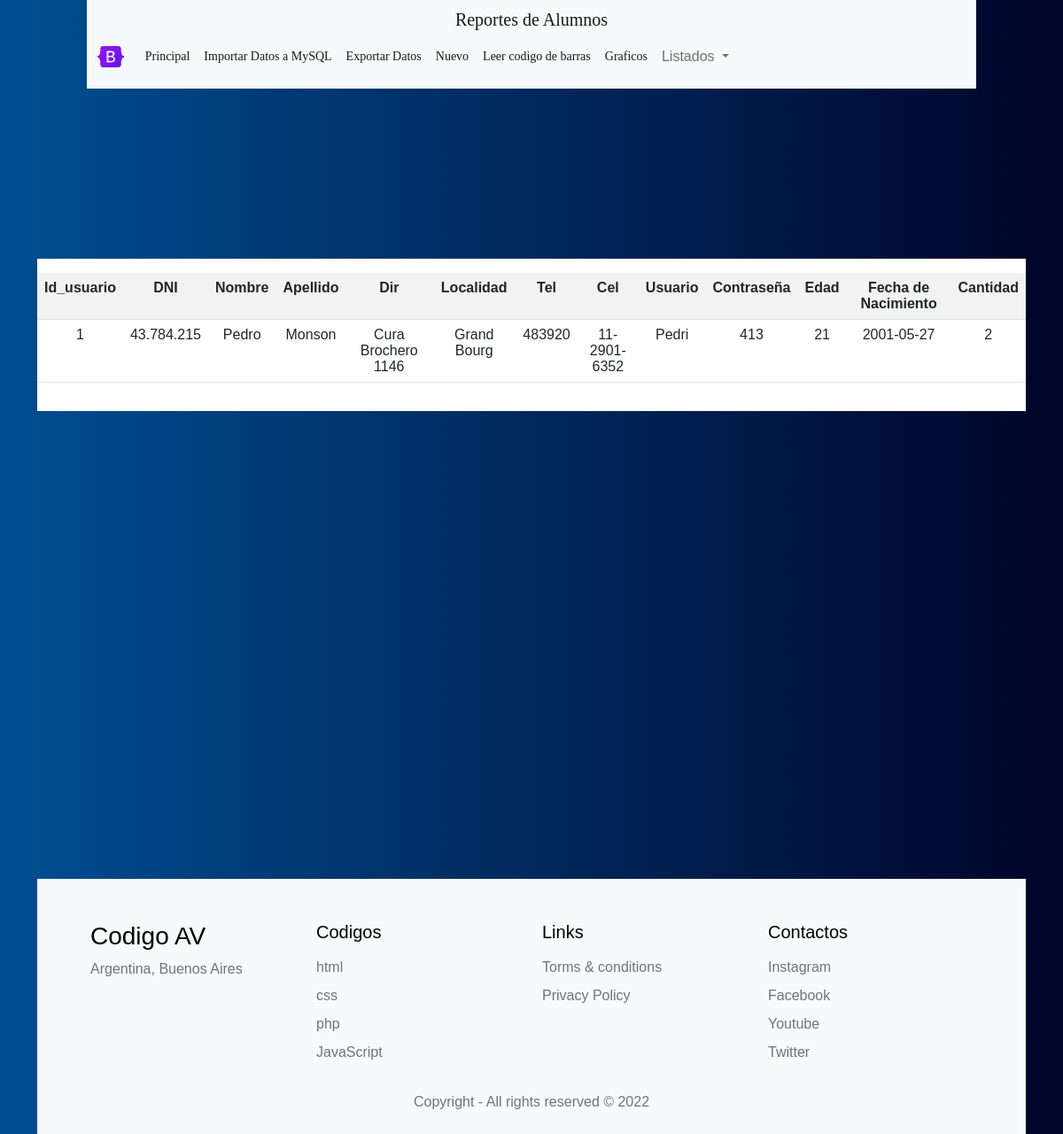
/reportes.php?id=Viven, run on the app's committed database.
### tables this page shows
CREATE TABLE IF NOT EXISTS `usuarios` (
  `id_usuario` int(11) NOT NULL AUTO_INCREMENT,
  `dni` varchar(12) NOT NULL,
  `nombre` varchar(20) NOT NULL,
  `apellido` varchar(20) NOT NULL,
  `cargo` varchar(20) NOT NULL,
  `dir` varchar(50) NOT NULL,
  `localidad` varchar(50) NOT NULL,
  `tel` varchar(15) NOT NULL,
  `cel` varchar(20) NOT NULL,
  `usuario` varchar(20) NOT NULL,
  `pass` varchar(20) NOT NULL,
  `imagen` varchar(500) NOT NULL,
  `edad` int(2) NOT NULL,
  `fechaNac` date NOT NULL,
  `permiso` int(11) NOT NULL,
  PRIMARY KEY (`id_usuario`)
);

### reportes.php (the view, shortened to what this page needs)
<html>
<head>
	    <link href="https://cdn.jsdelivr.net/npm/bootstrap@5.2.0/dist/css/bootstrap.min.css" rel="stylesheet">
</head>
<body>
<div class="container">
		<header class="he  bg-light">
				 <h5 class="titu_head_bienv">Reportes de Alumnos</h5>
						<nav class="navbar navbar-expand-lg bg-light">
							  <div class="container-fluid">
									<a class="navbar-brand" href="#">
									  <img src="imagenes/bootstrap-logo.svg" alt="" width="30" height="24">
									</a>
									<div class="collapse navbar-collapse" id="navbarSupportedContent">
									  <ul class="navbar-nav me-auto mb-2 mb-lg-0">
										<li class="nav-item">
										  <a id="naveg" class="nav-link active" aria-current="page" href="bienvenido.php">Principal</a>
										</li>
										<li class="nav-item">
										  <a id="naveg" class="nav-link active" aria-current="page" href="form_import.php">Importar Datos a MySQL</a>
										</li>
										<li class="nav-item">
										  <a  id="naveg" class="nav-link active" aria-current="page" href="export_excel.php">Exportar Datos</a>
										</li>
										<li class="nav-item">
										  <a id="naveg" class="nav-link active" aria-current="page" href="form_alta.php">Nuevo</a>
										</li>
										<li class="nav-item">
											  <a id="naveg" class="nav-link active" aria-current="page" href="inicioPresentismo.php">Leer codigo de barras</a>
											</li>
											<li class="nav-item">
											  <a id="naveg" class="nav-link active" aria-current="page" href="graficos.php">Graficos</a>
											</li>
										<li class="nav-item dropdown">
											  <a class="nav-link dropdown-toggle" href="#" role="button" data-bs-toggle="dropdown" aria-expanded="page">
												Listados
											  </a>
											</li>
									  </ul>
									</div>
							  </div>
						</nav>
			</header><br><br><br><br><br><br><br><br>
<?php
$id=$_GET['id'];
 if($id=="Viven")
	{
		 $consulta = ("SELECT *,COUNT(localidad) AS Cantidad FROM usuarios WHERE localidad = 'Grand Bourg'");
		  $mysql= new mysqli("localhost", "root", "","bd_usuario");
		$resultado=mysqli_query($mysql, $consulta);
			echo "<div class='col-sm-12 col-md-8 col-lg-8 col-xl-12 py-3 bg-white'>";
		echo '<table class="table table-striped">';
		 echo"<th>Id_usuario</th> <th>DNI</th> <th>Nombre</th> <th>Apellido</th> <th>Dir</th> <th>Localidad</th> <th>Tel</th> <th>Cel</th> <th>Usuario</th> <th>Contraseña</th> <th>Edad</th> <th>Fecha de Nacimiento</th> <th>Cantidad</th>";
			while($reg = mysqli_fetch_array($resultado))
			{
				echo "<tr>";
					echo "<td>$reg[id_usuario]</td>";
					echo "<td>$reg[dni]</td>";
					echo "<td>$reg[nombre]</td>";
					echo "<td>$reg[apellido]</td>";
					echo "<td>$reg[dir]</td>";
					echo "<td>$reg[localidad]</td>";
					echo "<td>$reg[tel]</td>";
					echo "<td>$reg[cel]</td>";
					echo "<td>$reg[usuario]</td>";
					echo "<td>$reg[pass] </td>";
					echo "<td>$reg[edad] </td>";
					echo "<td>$reg[fechaNac] </td>";
					echo "<td>$reg[Cantidad] </td>";
				echo "</tr>";
		}
	 echo "</table>";
			echo "</div><br><br><br><br><br><br>";
	}else  if($id=="Cant_Mayores")
		{
		 $consulta = ("SELECT *,COUNT(edad) AS Cantidad FROM usuarios WHERE edad >= 18");
		  $mysql= new mysqli("localhost", "root", "","bd_usuario");
		if($mysql->connect_error)
		die("Error de conexión");
		$resultado=mysqli_query($mysql, $consulta);
			echo "<div class='col-sm-12 col-md-8 col-lg-8 col-xl-12 py-3 bg-white'>";
		echo '<table class="table table-striped">';
		 echo"<th>Id_usuario</th> <th>DNI</th> <th>Nombre</th> <th>Apellido</th> <th>Dir</th> <th>Localidad</th> <th>Tel</th> <th>Cel</th> <th>Usuario</th> <th>Contraseña</th> <th>Edad</th> <th>Fecha de Nacimiento</th> <th>Cantidad</th>";
			while($reg = mysqli_fetch_array($resultado))
			{
				echo "<tr>";
					echo "<td>$reg[id_usuario]</td>";
					echo "<td>$reg[dni]</td>";
					echo "<td>$reg[nombre]</td>";
					echo "<td>$reg[apellido]</td>";
					echo "<td>$reg[dir]</td>";
					echo "<td>$reg[localidad]</td>";
					echo "<td>$reg[tel]</td>";
					echo "<td>$reg[cel]</td>";
					echo "<td>$reg[usuario]</td>";
					echo "<td>$reg[pass] </td>";
					echo "<td>$reg[edad] </td>";
					echo "<td>$reg[fechaNac] </td>";
					echo "<td>$reg[Cantidad] </td>";
				echo "</tr>";
		}
	 echo "</table>";
		echo "</div><br><br><br><br><br><br>";
		}else  if($id=="Nacieron")
		{
		 $consulta = ("SELECT *, COUNT(*) AS Cantidad FROM `usuarios` WHERE `fechaNac`<'2008-01-01'");
		  $mysql= new mysqli("localhost", "root", "","bd_usuario");
		if($mysql->connect_error)
		die("Error de conexión");
		$resultado=mysqli_query($mysql, $consulta);
			echo "<div class='col-sm-12 col-md-8 col-lg-8 col-xl-12 py-3 bg-white'>";
		echo '<table class="table table-striped">';
		 echo"<th>Id_usuario</th> <th>DNI</th> <th>Nombre</th> <th>Apellido</th> <th>Dir</th> <th>Localidad</th> <th>Tel</th> <th>Cel</th> <th>Usuario</th> <th>Contraseña</th> <th>Edad</th> <th>Fecha de Nacimiento</th> <th>Cantidad</th>";
			while($reg = mysqli_fetch_array($resultado))
			{
				echo "<tr>";
					echo "<td>$reg[id_usuario]</td>";
					echo "<td>$reg[dni]</td>";
					echo "<td>$reg[nombre]</td>";
					echo "<td>$reg[apellido]</td>";
					echo "<td>$reg[dir]</td>";
					echo "<td>$reg[localidad]</td>";
					echo "<td>$reg[tel]</td>";
					echo "<td>$reg[cel]</td>";
					echo "<td>$reg[usuario]</td>";
					echo "<td>$reg[pass] </td>";
					echo "<td>$reg[edad] </td>";
					echo "<td>$reg[fechaNac] </td>";
					echo "<td>$reg[Cantidad] </td>";
				echo "</tr>";
			}
	 echo "</table>";
		echo "</div><br><br><br><br><br><br>";
		}else{?>
				<script language='javascript'>
					alert('Error');
				</script>
						<?php }
?>
<br><br><br><br><br><br><br><br><br><br><br><br><br><br><br><br>
		<footer>
		   <div class="container-fluid">
			<div class="row p-5 pb-2 bg-light text-black">
				<div class="col-xs-12 col-md-6 col-lg-3">
					<p class="h3">Codigo AV</p>
					<p class="text-secondary">Argentina, Buenos Aires</p>
				</div>
				<div class="col-xs-12 col-md-6 col-lg-3">
					<p class="h5 mb-3">Codigos</p>
					<div class="mb-2">
						<a class="text-secondary text-decoration-none" href="#">html</a>
					</div>
					<div class="mb-2">
						<a class="text-secondary text-decoration-none" href="#">css</a>
					</div>
					<div class="mb-2">
						<a class="text-secondary text-decoration-none" href="#">php</a>
					</div>
					<div class="mb-2">
						<a class="text-secondary text-decoration-none" href="#">JavaScript</a>
					</div>
				</div>
				<div class="col-xs-12 col-md-6 col-lg-3">
					<p class="h5 mb-3">Links</p>
					<div class="mb-2">
						<a class="text-secondary text-decoration-none" href="#">Torms & conditions</a>
					</div>
					<div class="mb-2">
						<a class="text-secondary text-decoration-none" href="#">Privacy Policy</a>
					</div>
				</div>
				<div class="col-xs-12 col-md-6 col-lg-3">
					<p class="h5 mb-3">Contactos</p>
					<div class="mb-2">
						<a class="text-secondary text-decoration-none" href="#">Instagram</a>
					</div>
					<div class="mb-2">
						<a class="text-secondary text-decoration-none" href="#">Facebook</a>
					</div>
					<div class="mb-2">
								<a class="text-secondary text-decoration-none" href="#">Youtube</a>
							</div>
							<div class="mb-2">
								<a class="text-secondary text-decoration-none" href="#">Twitter</a>
							</div>
				</div>
				<div class="col-xs-12 pt-4">
					<p class="text-secondary text-center">Copyright - All rights reserved &copy; 2022</p>
				</div>
			</div>
		</div>
	</footer>
</div>
</body>
</html>

### css/estilo.css (style rules this page uses)
* { margin: 0px; padding: 0; font-family:sans-serif; }
body { background: #000428; background: -webkit-linear-gradient(to right, #004e92, #000428); background: linear-gradient(to right, #004e92, #000428); }
:root { --colorTextos: #0000ff; --colorHe:none; --colorLetrHe:rgba(0,0,0, 0.9); --paddHead:0px; --bs-body-font-family:comic sans ms; }
.he { color:#fff; font-family:comic sans ms; background: var(--colorHe); width:90%; height:100px; margin:auto; padding:var(--paddHead); }
.titu_head_bienv { text-align: center; margin-bottom: 2px; font-family:comic sans ms; color: var(--colorLetrHe); padding-top:10px; }
.table th { text-align:center; }
.table td { text-align:center; }
nav { margin:0px; width:100%; background:var(--colorHe); display:flex; align-items:center; padding:var(--paddHead); }
nav ul { list-style:none; display:flex; justify-content:space-between; }
#naveg { text-decoration:none; font-size:14px; color:var(--colorLetrHe); font-family:comic sans ms; padding: 9px 8px; display:block; }
.container { margin:0px; padding:0px; width:100%; height:100%; }

### data on the page
usuarios: id_usuario "1", dni "43.784.215", nombre "Pedro", apellido "Monson", dir "Cura Brochero 1146", localidad "Grand Bourg", tel "483920", cel "11-2901-6352", usuario "Pedri", pass "413", edad "21", fechaNac "2001-05-27", reg "2"
